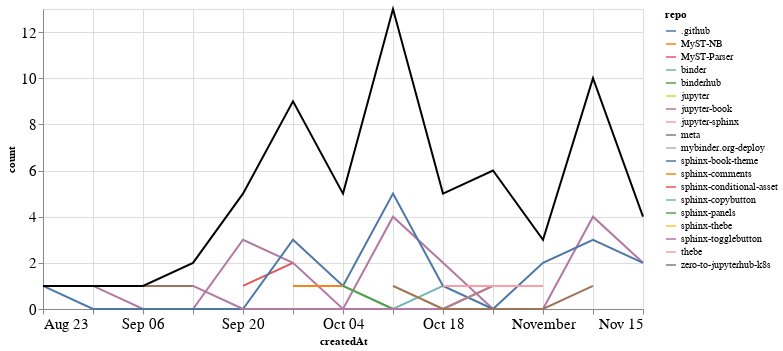

Notebook code for this chart:
### Markdown cell above
## PRs

### Code cell
prs_time = prs.groupby('repo').resample('W', on='createdAt').count()['author'].reset_index()
prs_time = prs_time.rename(columns={'author': 'count'})
prs_time_total = prs_time.groupby('createdAt').agg({"count": "sum"}).reset_index()

ch1 = alt.Chart(prs_time, width=600).mark_line().encode(
    x='createdAt',
    y='count',
    color='repo',
    tooltip="repo"
)

ch2 = alt.Chart(prs_time_total, width=600).mark_line(color="black").encode(
    x='createdAt',
    y='count',
)

ch1 + ch2

### Figure 1 — Vega-Lite specification as saved in the notebook (floating-point values rounded to 4 significant figures)
{"config": {"axisLeft": {"labelFontSize": 15}, "axisBottom": {"labelFontSize": 15}}, "layer": [{"data": {"name": "data-9dacff024bacc7718803e1d338d188b6"}, "mark": "line", "encoding": {"color": {"type": "nominal", "field": "repo"}, "tooltip": {"type": "nominal", "field": "repo"}, "x": {"type": "temporal", "field": "createdAt"}, "y": {"type": "quantitative", "field": "count"}}, "width": 600}, {"data": {"name": "data-84209c32a3389eaa43d050560f63308c"}, "mark": {"type": "line", "color": "black"}, "encoding": {"x": {"type": "temporal", "field": "createdAt"}, "y": {"type": "quantitative", "field": "count"}}, "width": 600}], "$schema": "https://vega.github.io/schema/vega-lite/v4.8.1.json", "datasets": {"data-9dacff024bacc7718803e1d338d188b6": [{"repo": ".github", "createdAt": "2020-11-08T00:00:00", "count": 1}, {"repo": "MyST-NB", "createdAt": "2020-10-11T00:00:00", "count": 1}, {"repo": "MyST-Parser", "createdAt": "2020-09-20T00:00:00", "count": 1}, {"repo": "MyST-Parser", "createdAt": "2020-09-27T00:00:00", "count": 2}, {"repo": "binder", "createdAt": "2020-10-04T00:00:00", "count": 1}, {"repo": "binder", "createdAt": "2020-10-11T00:00:00", "count": 0}, {"repo": "binder", "createdAt": "2020-10-18T00:00:00", "count": 1}, {"repo": "binderhub", "createdAt": "2020-10-04T00:00:00", "count": 1}, {"repo": "jupyter", "createdAt": "2020-09-20T00:00:00", "count": 1}, {"repo": "jupyter-book", "createdAt": "2020-08-30T00:00:00", "count": 1}, {"repo": "jupyter-book", "createdAt": "2020-09-06T00:00:00", "count": 0}, {"repo": "jupyter-book", "createdAt": "2020-09-13T00:00:00", "count": 0}, {"repo": "jupyter-book", "createdAt": "2020-09-20T00:00:00", "count": 3}, {"repo": "jupyter-book", "createdAt": "2020-09-27T00:00:00", "count": 2}, {"repo": "jupyter-book", "createdAt": "2020-10-04T00:00:00", "count": 0}, {"repo": "jupyter-book", "createdAt": "2020-10-11T00:00:00", "count": 4}, {"repo": "jupyter-book", "createdAt": "2020-10-18T00:00:00", "count": 2}, {"repo": "jupyter-book", "createdAt": "2020-10-25T00:00:00", "count": 0}, {"repo": "jupyter-book", "createdAt": "2020-11-01T00:00:00", "count": 0}, {"repo": "jupyter-book", "createdAt": "2020-11-08T00:00:00", "count": 4}, {"repo": "jupyter-book", "createdAt": "2020-11-15T00:00:00", "count": 2}, {"repo": "jupyter-sphinx", "createdAt": "2020-09-27T00:00:00", "count": 1}, {"repo": "meta", "createdAt": "2020-09-06T00:00:00", "count": 1}, {"repo": "meta", "createdAt": "2020-09-13T00:00:00", "count": 1}, {"repo": "mybinder.org-deploy", "createdAt": "2020-10-11T00:00:00", "count": 1}, {"repo": "sphinx-book-theme", "createdAt": "2020-08-23T00:00:00", "count": 1}, {"repo": "sphinx-book-theme", "createdAt": "2020-08-30T00:00:00", "count": 0}, {"repo": "sphinx-book-theme", "createdAt": "2020-09-06T00:00:00", "count": 0}, {"repo": "sphinx-book-theme", "createdAt": "2020-09-13T00:00:00", "count": 0}, {"repo": "sphinx-book-theme", "createdAt": "2020-09-20T00:00:00", "count": 0}, {"repo": "sphinx-book-theme", "createdAt": "2020-09-27T00:00:00", "count": 3}, {"repo": "sphinx-book-theme", "createdAt": "2020-10-04T00:00:00", "count": 1}, {"repo": "sphinx-book-theme", "createdAt": "2020-10-11T00:00:00", "count": 5}, {"repo": "sphinx-book-theme", "createdAt": "2020-10-18T00:00:00", "count": 1}, {"repo": "sphinx-book-theme", "createdAt": "2020-10-25T00:00:00", "count": 0}, {"repo": "sphinx-book-theme", "createdAt": "2020-11-01T00:00:00", "count": 2}, {"repo": "sphinx-book-theme", "createdAt": "2020-11-08T00:00:00", "count": 3}, {"repo": "sphinx-book-theme", "createdAt": "2020-11-15T00:00:00", "count": 2}, {"repo": "sphinx-comments", "createdAt": "2020-09-27T00:00:00", "count": 1}, {"repo": "sphinx-comments", "createdAt": "2020-10-04T00:00:00", "count": 1}, {"repo": "sphinx-conditional-asset", "createdAt": "2020-10-25T00:00:00", "count": 2}, {"repo": "sphinx-copybutton", "createdAt": "2020-11-08T00:00:00", "count": 1}, {"repo": "sphinx-panels", "createdAt": "2020-10-04T00:00:00", "count": 1}, {"repo": "sphinx-panels", "createdAt": "2020-10-11T00:00:00", "count": 0}, {"repo": "sphinx-panels", "createdAt": "2020-10-18T00:00:00", "count": 0}, {"repo": "sphinx-panels", "createdAt": "2020-10-25T00:00:00", "count": 1}, {"repo": "sphinx-thebe", "createdAt": "2020-10-11T00:00:00", "count": 1}, {"repo": "sphinx-thebe", "createdAt": "2020-10-18T00:00:00", "count": 0}, {"repo": "sphinx-thebe", "createdAt": "2020-10-25T00:00:00", "count": 1}, {"repo": "sphinx-togglebutton", "createdAt": "2020-09-13T00:00:00", "count": 1}, {"repo": "sphinx-togglebutton", "createdAt": "2020-09-20T00:00:00", "count": 0}, {"repo": "sphinx-togglebutton", "createdAt": "2020-09-27T00:00:00", "count": 0}, {"repo": "sphinx-togglebutton", "createdAt": "2020-10-04T00:00:00", "count": 0}, {"repo": "sphinx-togglebutton", "createdAt": "2020-10-11T00:00:00", "count": 0}, {"repo": "sphinx-togglebutton", "createdAt": "2020-10-18T00:00:00", "count": 0}, {"repo": "sphinx-togglebutton", "createdAt": "2020-10-25T00:00:00", "count": 1}, {"repo": "thebe", "createdAt": "2020-10-18T00:00:00", "count": 1}, {"repo": "thebe", "createdAt": "2020-10-25T00:00:00", "count": 1}, {"repo": "thebe", "createdAt": "2020-11-01T00:00:00", "count": 1}, {"repo": "zero-to-jupyterhub-k8s", "createdAt": "2020-10-11T00:00:00", "count": 1}, {"repo": "zero-to-jupyterhub-k8s", "createdAt": "2020-10-18T00:00:00", "count": 0}, {"repo": "zero-to-jupyterhub-k8s", "createdAt": "2020-10-25T00:00:00", "count": 0}, {"repo": "zero-to-jupyterhub-k8s", "createdAt": "2020-11-01T00:00:00", "count": 0}, {"repo": "zero-to-jupyterhub-k8s", "createdAt": "2020-11-08T00:00:00", "count": 1}], "data-84209c32a3389eaa43d050560f63308c": [{"createdAt": "2020-08-23T00:00:00", "count": 1}, {"createdAt": "2020-08-30T00:00:00", "count": 1}, {"createdAt": "2020-09-06T00:00:00", "count": 1}, {"createdAt": "2020-09-13T00:00:00", "count": 2}, {"createdAt": "2020-09-20T00:00:00", "count": 5}, {"createdAt": "2020-09-27T00:00:00", "count": 9}, {"createdAt": "2020-10-04T00:00:00", "count": 5}, {"createdAt": "2020-10-11T00:00:00", "count": 13}, {"createdAt": "2020-10-18T00:00:00", "count": 5}, {"createdAt": "2020-10-25T00:00:00", "count": 6}, {"createdAt": "2020-11-01T00:00:00", "count": 3}, {"createdAt": "2020-11-08T00:00:00", "count": 10}, {"createdAt": "2020-11-15T00:00:00", "count": 4}]}}
